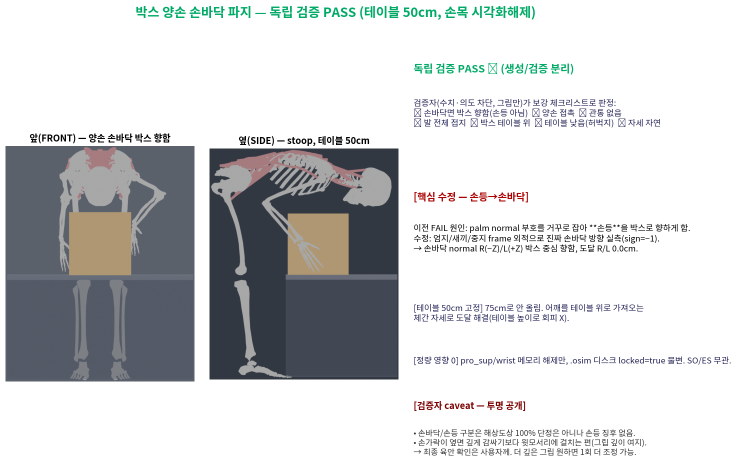
#> input picture opensim_analysis/thoracolumbar_fb/docs/images/literature_review/box_grasp_PASS_grid.png, 1474 x 941 px, given in place of wf75_front.png, which was not available (shown at 1/2 size)
$ python make_wrist_report.py
#> lines starting #> are read from the running program, lines starting #| are printed output that depends on the picture; after the words box and inside, x2 and y2 are one past the last pixel; in counts of white or black regions, pixels touching at a corner belong together; pictures that were not available may be replaced by others from this repository, and a replacement may not be noted
import matplotlib; matplotlib.use('Agg')
import matplotlib.pyplot as plt
from matplotlib import font_manager as fm
import matplotlib.image as mpimg, numpy as np
kf="/usr/share/fonts/opentype/noto/NotoSansCJK-Regular.ttc"
fm.fontManager.addfont(kf); plt.rcParams['font.family']=fm.FontProperties(fname=kf).get_name(); plt.rcParams['axes.unicode_minus']=False
def crop(p,pad=6):
#> called with p = '/tmp/cmp_render/interf/wf75_front.png', pad = 6
    im=mpimg.imread(p); a=(im[:,:,:3]*255).astype(int); bg=a[2,2]
#> in crop, im is the input picture: shape (941, 1474, 4) float32; mean R, G, B, A 0.816, 0.823, 0.826, 1
#> after `bg = a[2, 2]`: bg = [255, 255, 255]
    m=np.abs(a-bg).sum(2)>16; ys,xs=np.where(m)
#> after `m = np.abs(a - bg).sum(2) > 16`:
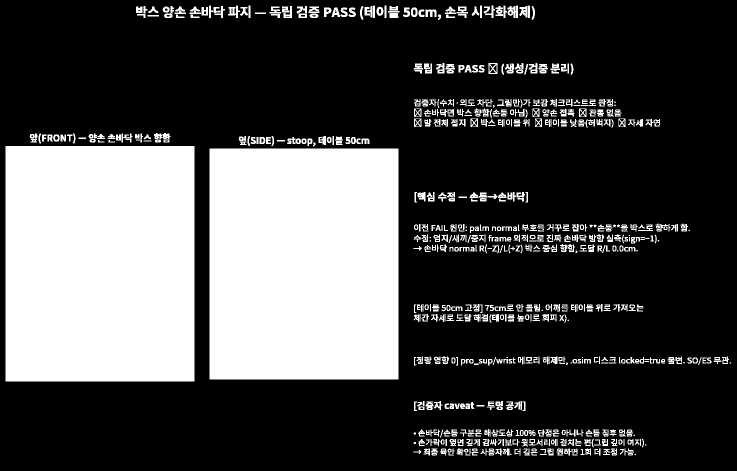
#> m: shape (941, 1474) bool (shown at 1/2 size); 29.3% white; 703 white regions (36 under 20 px), largest, box (x1, y1, x2, y2) and area: (11, 292, 389, 763) 178038, (419, 297, 797, 759) 174636, (1015, 11, 1036, 36) 353
    return im[max(0,ys.min()-pad):ys.max()+pad,max(0,xs.min()-pad):xs.max()+pad]
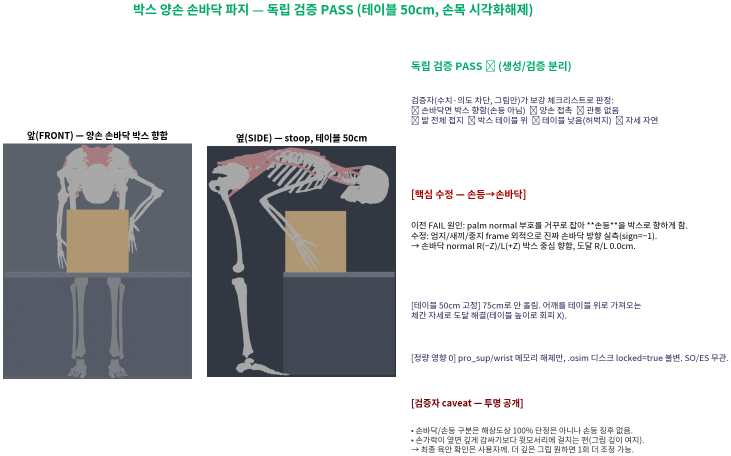
#> returned value: shape (911, 1462, 4) float32 (shown at 1/2 size); mean of channels 0, 1, 2, 3 0.809, 0.816, 0.818, 1; drawn as R, G, B
fig=plt.figure(figsize=(17,10)); gs=fig.add_gridspec(2,3,height_ratios=[1.05,1.0],hspace=0.17,wspace=0.08)
fig.suptitle("손목 잠금 시각화 해제 — palm 방향 해결(성과) + 남은 충돌(정직 보고)",fontsize=18,fontweight='bold',y=0.99)
imgs=[("/tmp/cmp_render/interf/wf75_front.png","손목해제 앞 — 양손 박스 옆면,\npalm 박스 향함 (엄지면 해결!)"),
      ("/tmp/cmp_render/interf/wf75_side.png","손목해제 옆 — 손 박스 닿으나\n팔 akimbo·위에서 접근 (검증 FAIL)"),
      ("/tmp/cmp_render/interf/wfN_side.png","팔 자연스러움 우선 — 팔꿈치 내림\n그러나 손 12cm 빗남 (off-box)")]
for i,(p,t) in enumerate(imgs):
    ax=fig.add_subplot(gs[0,i]); ax.imshow(crop(p)); ax.axis('off'); ax.set_title(t,fontsize=11,fontweight='bold')
#> pass 2 of the loop `for i,(p,t) in enumerate(imgs):`:
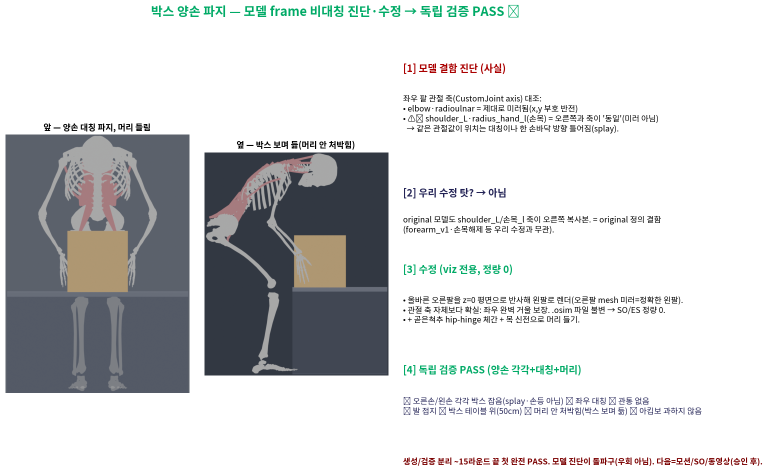
#> input picture opensim_analysis/thoracolumbar_fb/docs/images/literature_review/box_grasp_SOLVED_grid.png, 1536 x 942 px, given in place of wf75_side.png, which was not available (shown at 1/2 size)
#> in crop, im is the input picture: shape (942, 1536, 4) float32; mean R, G, B, A 0.82, 0.827, 0.829, 1
#> a: shape (942, 1536, 3) int64
#> in crop (call 2), `m = np.abs(a - bg).sum(2) > 16`:
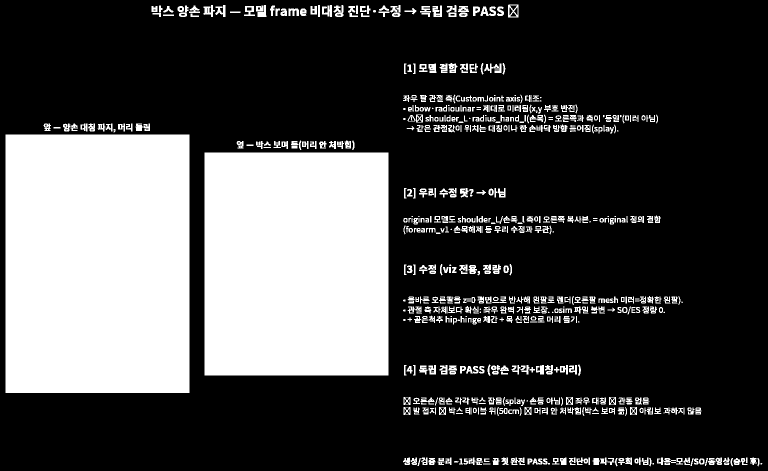
#> m: shape (942, 1536) bool (shown at 1/2 size); 28.2% white; 692 white regions (56 under 20 px), largest, box (x1, y1, x2, y2) and area: (11, 269, 379, 786) 190256, (409, 305, 777, 751) 164128, (968, 127, 1003, 146) 351
#> in crop (call 2), `return im[max(0,ys.min()-pad):ys.max()+pad,max(0,xs.min()-pad):xs.max(..`:
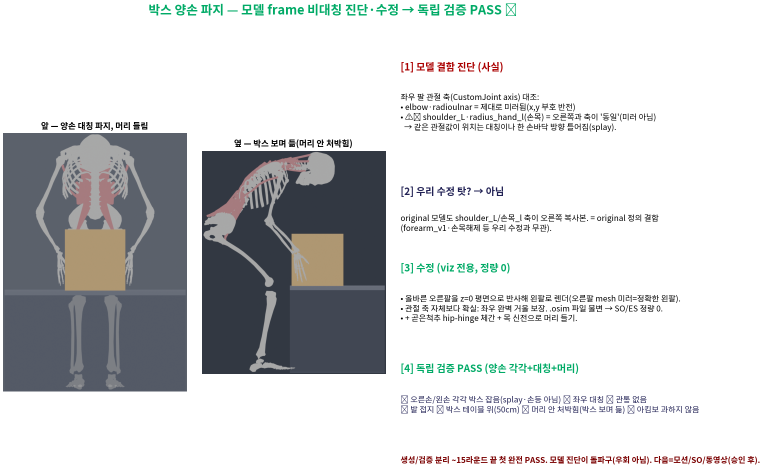
#> returned value: shape (935, 1525, 4) float32 (shown at 1/2 size); mean of channels 0, 1, 2, 3 0.817, 0.824, 0.826, 1; drawn as R, G, B
ax=fig.add_subplot(gs[1,:]); ax.axis('off')
ax.text(0,1.0,"[성과] 손목 잠금 시각화 전용 해제 = palm 방향(5개월 근본원인) 해결",fontsize=14,fontweight='bold',color='#1a7',va='top')
ax.text(0,0.90,"• pro_sup/wrist_flex/wrist_dev를 메모리에서만 해제(.osim 디스크 locked=true 불변 확인, SO/ES는 손방향 무관 → 정량 영향 0).\n"
               "• 결과: palm normal R −0.98 / L 1.00 = 양 손바닥이 박스 옆면 향함. 엄지면 파지 해소(앞뷰에서 자연스러운 옆면 그립).\n"
               "• 손 도달도 가능(R 0.4cm, L 0.0cm). → '손바닥 방향 못 돌림'이라는 진짜 병목은 풀림.",fontsize=11.5,va='top',color='#225')
ax.text(0,0.62,"[남은 충돌] 팔 도달 ↔ 팔 자연스러움 (테이블-도달 기하)",fontsize=14,fontweight='bold',color='#a00',va='top')
rows=[["시도","손 박스 도달","palm 방향","팔 자세","독립검증"],
 ["손목해제 50cm","✅","✅","깊은 stoop·위에서","FAIL"],
 ["손목해제 75cm","✅ 0~0.4cm","✅","팔 akimbo·위에서 접근","FAIL"],
 ["+팔 자연 prior","❌ 12cm 빗남","✅","팔꿈치 내림(자연)","off-box"]]
tb=ax.table(cellText=rows,bbox=[0,0.34,0.74,0.24]); tb.auto_set_font_size(False); tb.set_fontsize(10)
for (r,c),cell in tb.get_celld().items():
    if r==0: cell.set_facecolor('#e8e8e8'); cell.set_text_props(fontweight='bold')
    else: cell.set_facecolor('#fbe9e7')
    cell.set_edgecolor('#aaa')
ax.text(0.76,0.60,"테이블 뒤에 서서(발 테이블 앞)\n테이블 위 박스를 잡으려면:\n손이 박스에 닿으려면 팔이\nakimbo/위에서 접근(부자연),\n팔을 자연스럽게(팔꿈치 내림)\n하면 손이 12cm 못 닿음.\n= 기하적 tradeoff.",fontsize=10.5,va='top',color='#333')
ax.text(0,0.28,"[★ 생성/검증 분리 작동] 독립 검증자가 매 라운드(엄지면→akimbo→위에서접근→off-box) 그림만으로 FAIL. 사용자 아닌 검증자가 잡음. 억지 PASS 안함.",
        fontsize=11,fontweight='bold',color='#a00',va='top')
ax.text(0,0.20,"[방향 옵션 — 결정 요청]",fontsize=13,fontweight='bold',va='top')
ax.text(0,0.13,"(A) 발 위치를 테이블 옆/가까이 (사람이 테이블에 다가서거나 측면 접근) — 팔이 자연스럽게 박스 옆면 도달.\n"
               "(B) 팔을 수동 포즈(자동 IK 대신) — IK는 제약만족하나 부자연 자세 양산. 손으로 자연 그립 지정.\n"
               "(C) 파지 클로즈업 없이 들기 동작만 (손-박스 근접, v11b 영상-only 방식).\n"
               "(D) 박스를 더 앞으로(테이블 가장자리) → 손이 자연 팔로 닿음.",fontsize=11,va='top',color='#225')
ax.text(0,-0.01,"정직한 판단: 손목 해제로 '손바닥 방향'은 풀렸음(핵심 진전). 남은 건 '테이블 뒤에서 박스 도달' 기하 — (A)발위치 또는 (D)박스 앞으로가 가장 현실적.",
        fontsize=11,fontweight='bold',va='top',color='#7a0000')
OUT="/data/wearable-assist/opensim_analysis/thoracolumbar_fb/docs/images/literature_review/box_grasp_wrist_unlock_report.png"
fig.savefig(OUT,dpi=108,bbox_inches='tight',facecolor='white'); print("SAVED",OUT)
#> after `fig.savefig(OUT, dpi=108, bbox_inches='tight', facecolor='white')`:
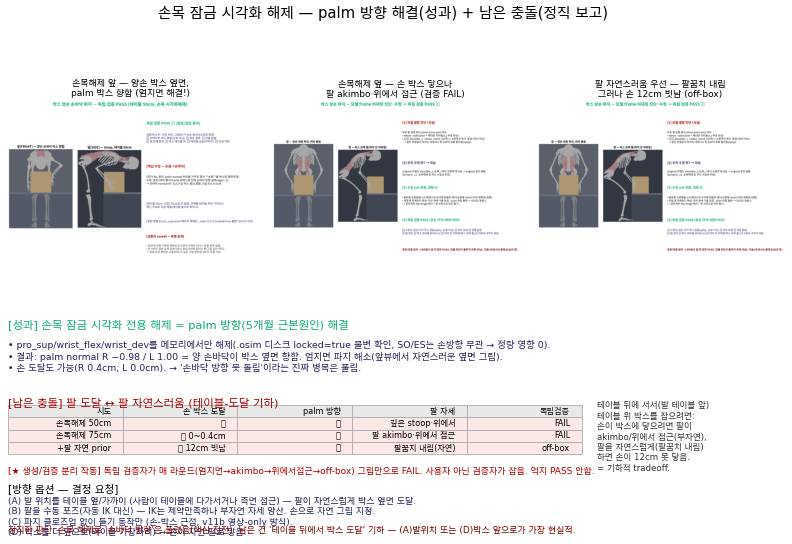
#> figure drawn by matplotlib, 3 panels
